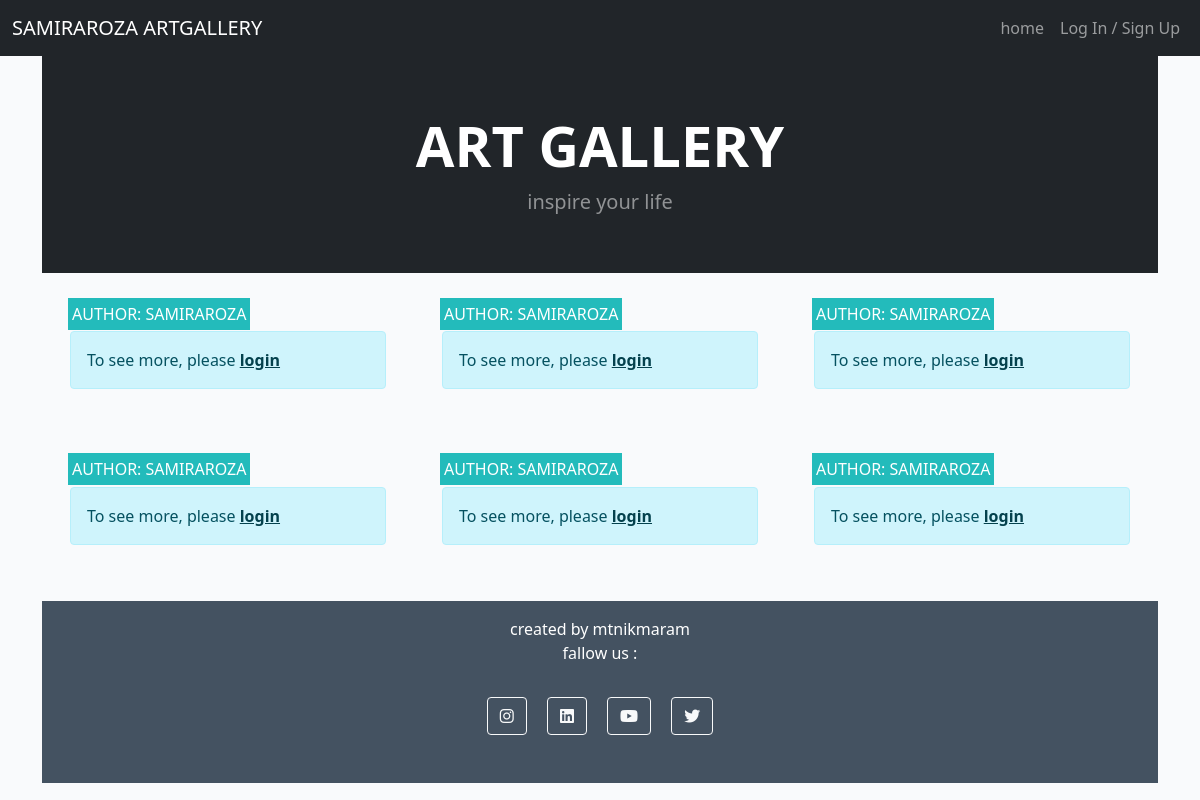
Before: / with the older database file.
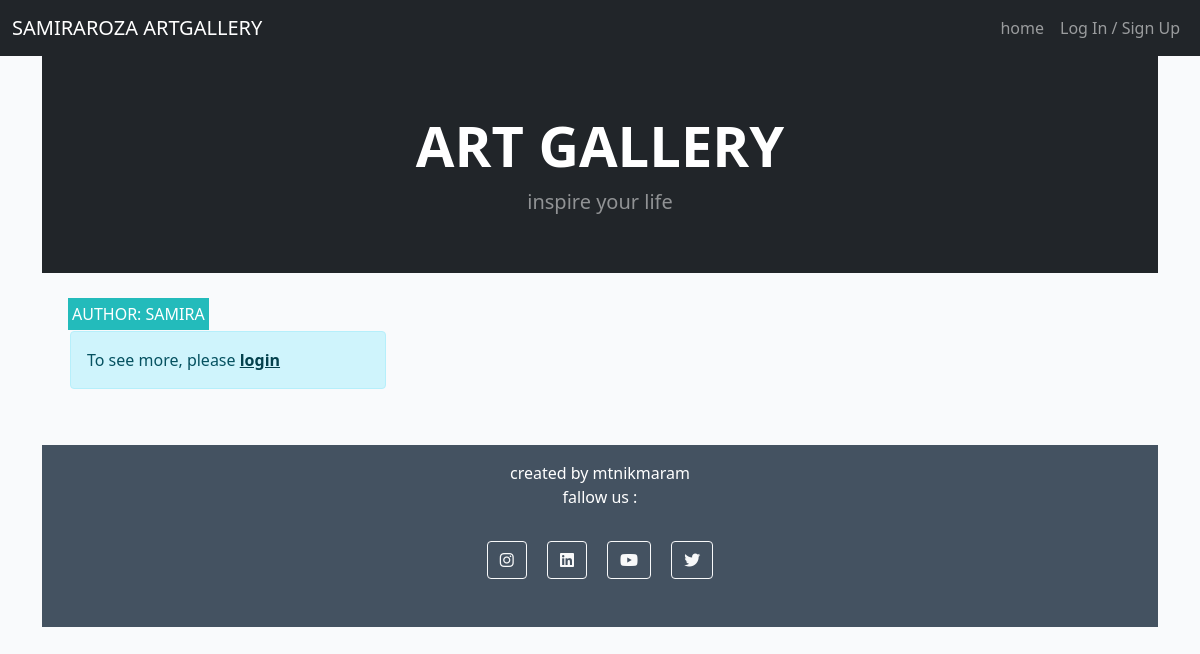
After: the same page with the newer database file.
### store/models.py (models this page shows, shortened)
class Post(models.Model):
    title = models.CharField(max_length=200, unique=True)
    slug = models.SlugField(max_length=200, unique=True)
    author = models.ForeignKey(User, on_delete=models.CASCADE, related_name="blog_posts")
    updated_on = models.DateTimeField(auto_now=True)
    content = models.TextField()
    featured_image = CloudinaryField('image', default='placeholder')
    excerpt = models.TextField(blank=True)
    created_on = models.DateTimeField(auto_now_add=True)
    status = models.IntegerField(choices=STATUS, default=0)
    likes = models.ManyToManyField(User, related_name='blogpost_like', blank=True)
    approved = models.BooleanField(default=False)
    class Meta:
        ordering = ["-created_on"]

### store/views.py (the view)
# urls.py: path('', views.PostList.as_view(), name='home'),
class PostList(generic.ListView):
    model = Post
    queryset = Post.objects.filter(status=1, approved=True).order_by("-created_on")
    template_name = "index.html"
    paginate_by = 6

### templates/index.html (shortened to what this page needs)
{% extends "base.html" %}
{% block content %}
<header class="bg-dark py-2">
    <div class="container px-4 px-lg-5 my-5">
        <div class="text-center text-white">
            <h1 class="display-4 fw-bolder">ART GALLERY</h1>
            <p class="lead fw-normal text-white-50 mb-0">inspire your life</p>
        </div>
    </div>
</header>
<div class="container-fluid">
    <div class="row">
        <div class="col-12 mt-3 left">
            <div class="row">
                {% for post in post_list %}
                <div class="col-md-4">
                    <div class="card mb-4">
                        <div class="card-body">
                            <div class="image-container">
                                <div class="image-flash">
                                    <p class="author">Author: {{ post.author }}</p>
                                </div>
                            </div>
                            {% if user.is_authenticated %}
                            <a href="{% url 'post_detail' post.slug %}" class="post-link">
                                <h2 class="card-title">{{ post.title }}</h2>
                                <p class="card-text">{{ post.excerpt }}</p>
                            </a>
                            <hr />
                            <p class="card-text text-muted h6">{{ post.created_on}} <i class="far fa-heart"></i>
                                {{ post.number_of_likes }}</p>
                                {% else %}
                                <div class="alert alert-info">
                                    <p class="mb-0">To see more, please <a class="alert-link" href="{% url 'account_login' %}">login</a></p>
                                </div>
                                {% endif %}
                        </div>
                    </div>
                </div>
                {% if forloop.counter|divisibleby:3 %}
            </div>
            <div class="row">
                {% endif %}
                {% endfor %}
            </div>
        </div>
    </div>
</div>
{%endblock%}

### templates/base.html (shortened to what this page needs)
{% load static %}
<!DOCTYPE html>
<html lang="en-US">
<head>
    <link href="https://cdn.jsdelivr.net/npm/bootstrap@5.0.1/dist/css/bootstrap.min.css" rel="stylesheet"
>
    <link rel="stylesheet" href="{% static 'css/style.css' %}">
    <link rel="stylesheet" href="https://cdnjs.cloudflare.com/ajax/libs/font-awesome/6.2.0/css/all.min.css">
</head>
<body class="d-flex flex-column h-100 main-bg">
    <nav class="navbar navbar-expand-lg navbar-dark bg-dark">
        <div class="container-fluid">
            <a class="navbar-brand" href="{% url 'home'%}">SAMIRAROZA ARTGALLERY</a>
            <div class="collapse navbar-collapse" id="navbarNavDropdown">
                <ul class="navbar-nav ms-auto">
                    <li class="nav-item">
                        <a class="nav-link" href="{% url 'home'%}">home</a>
                    </li>
            {% if user.is_authenticated %}
                    <li class="nav-item dropdown">
                        <a class="nav-link dropdown-toggle" href="#" role="button" data-bs-toggle="dropdown"
                            aria-expanded="false">
                            {{ user }}
                        </a>
                        <ul class="dropdown-menu dropdown-menu-end">
                            <li><a class="dropdown-item" href="{% url 'create_post' %}">Create New post</a></li>
                            <li><a class="dropdown-item" href="{% url 'view_post' %}">View My posts</a></li>
                            <li>
                                <hr class="dropdown-divider">
                            </li>
                            <li><a class="dropdown-item" href="{% url 'show_profile' %}">Show profile Page</a></li>
                            <li>
                                <hr class="dropdown-divider">
                            </li>
                            <li><a class="dropdown-item" href="{% url 'account_logout' %}">Log Out</a></li>
                    </li>
                    {% else %}
                    <li><a class="nav-link" href="{% url 'account_login' %}">Log In / Sign Up</a></li>
                </ul>
            </div>
            {% endif %}
        </div>
    </nav>
    <div class="container">
    <main class="flex-shrink-0 main-bg">
        {% block content %}
        {% endblock content %}
    </main>
    <footer class="footer mt-auto py-3 dark-bg">
        <p class="m-0 text-center text-white">created by mtnikmaram</p>
        <p class="m-0 text-center text-white">fallow us : </p>
        <div class="text-center my-4">
            <a class="btn btn-outline-light btn-floating m-2" href="https://www.instagram.com/" target="_blank"
                rel="noopener" aria-label="Visit our Instagram page (opens in a new tab)" role="button"><i
                    class="fab fa-instagram"></i></a>
            <a class="btn btn-outline-light btn-floating m-2" href="https://www.linkedin.com/" target="_blank"
                rel="noopener" aria-label="Visit our Linkedin page (opens in a new tab)" role="button"><i
                    class="fab fa-linkedin"></i></a>
            <a class="btn btn-outline-light btn-floating m-2" href="https://youtube.com/" target="_blank"
                rel="noopener" aria-label="Visit our Youtube page (opens in a new tab)" role="button"><i
                    class="fab fa-youtube"></i></a>
            <a class="btn btn-outline-light btn-floating m-2" href="https://twitter.com/" target="_blank"
                rel="noopener" aria-label="Visit our Twitter page (opens in a new tab)" role="button"><i
                    class="fab fa-twitter"></i></a>
        </div>
    </footer>
</body>
</html>

### static/css/style.css (style rules this page uses)
body { background-color: #F9FAFC; }
.dark-bg { background-color: #445261; }
.main-bg { background-color: #F9FAFC; }
.card { border: none; background-color: transparent; }
.image-container { position: relative; }
.image-flash { position: absolute; bottom: 5%; min-width: 30%; left: -2px; background-color: #23BBBB; }
.author { color: white; margin: 4px; text-transform: uppercase; }

Changed rows visible on the page:
removed Post: author "SAMIRAROZA"
removed Post: author "SAMIRAROZA"
removed Post: author "SAMIRAROZA"
removed Post: author "SAMIRAROZA"
removed Post: author "SAMIRAROZA"
removed Post: author "SAMIRAROZA"
added Post: author "SAMIRA"
